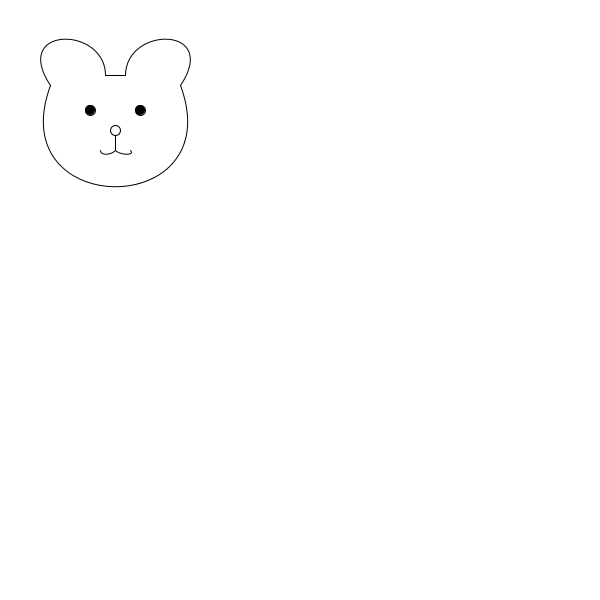
Frame 1 (no input)
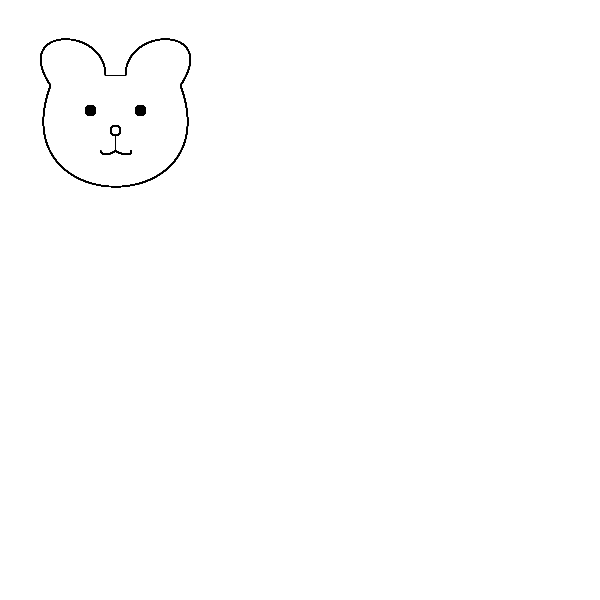
Frame 60 (the mouse pressed at the canvas centre just before this capture)
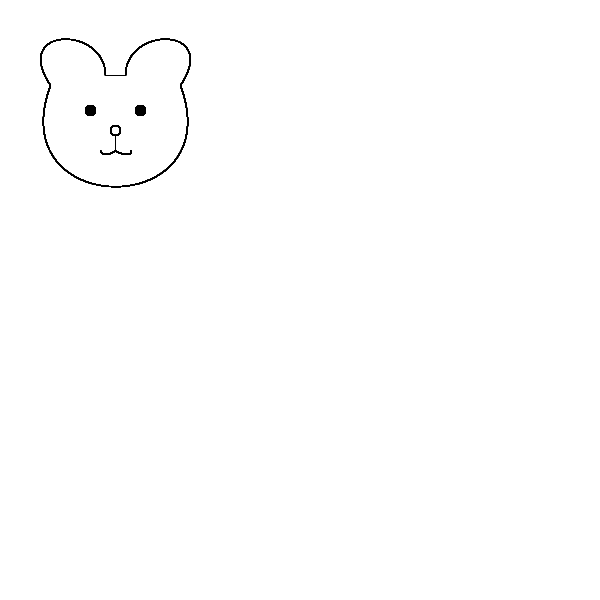
Frame 120 (the mouse held since frame 60 and released just before this capture)

The Processing sketch that drew these frames (run headless with seeded random() and noise(); from frame 60 on, the mouse is pressed at the canvas centre):

// Processing sketch: kucing
// ── kucing.pde
void setup(){
  size(600,600);
  background(255);
}

void draw(){
  smooth();
  noFill();
  bezier(50,85,10,25,105,25,105,75);
  bezier(125,75,125,25,220,25,180,85);
  bezier(50,85,0,220,230,220,180,85);
  line(105,75,125,75);
  ellip();
  hidungMulut();
}

void ellip(){
  fill(0);
  ellipse(90,110,10,10);
  ellipse(140,110,10,10);
}

void hidungMulut(){
  noFill();
  ellipse(115,130,10,10);
  line(115,135,115,150);
  bezier(100,150,100,155,110,155,115,150);
  bezier(115,150,120,155,135,155,130,150);
}
